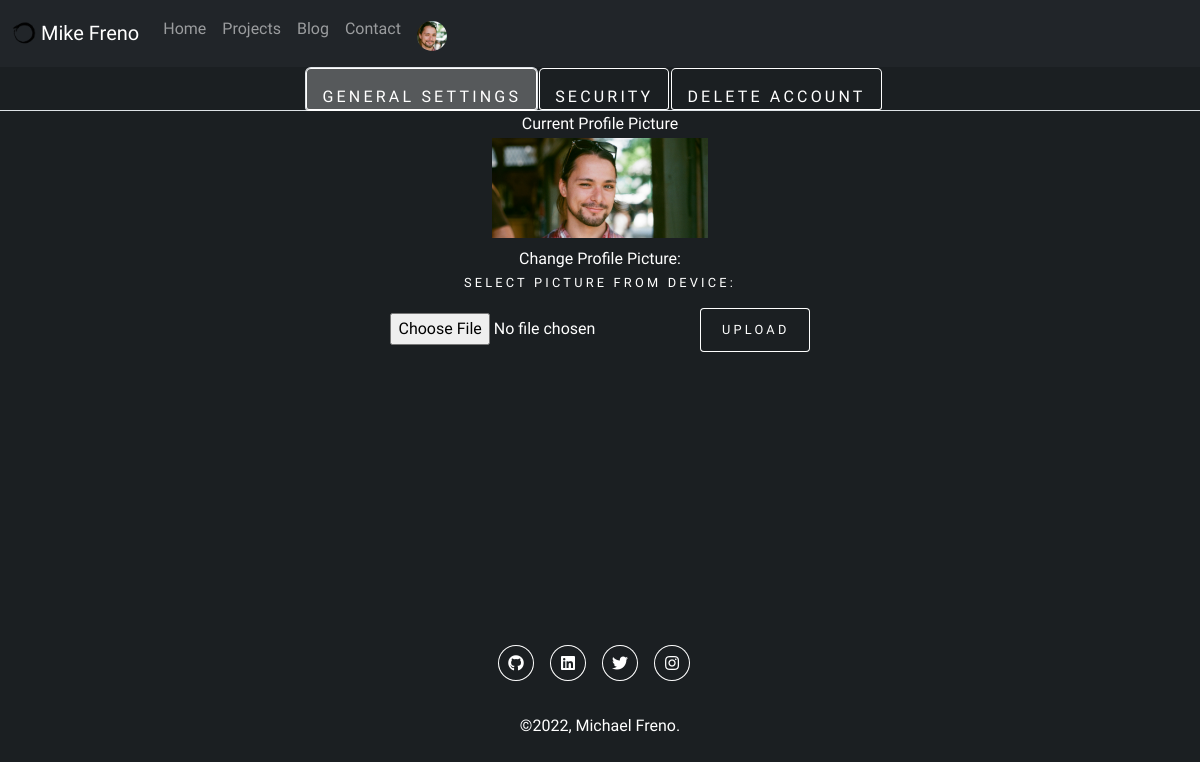
The app's page /settings (signed in), older data.
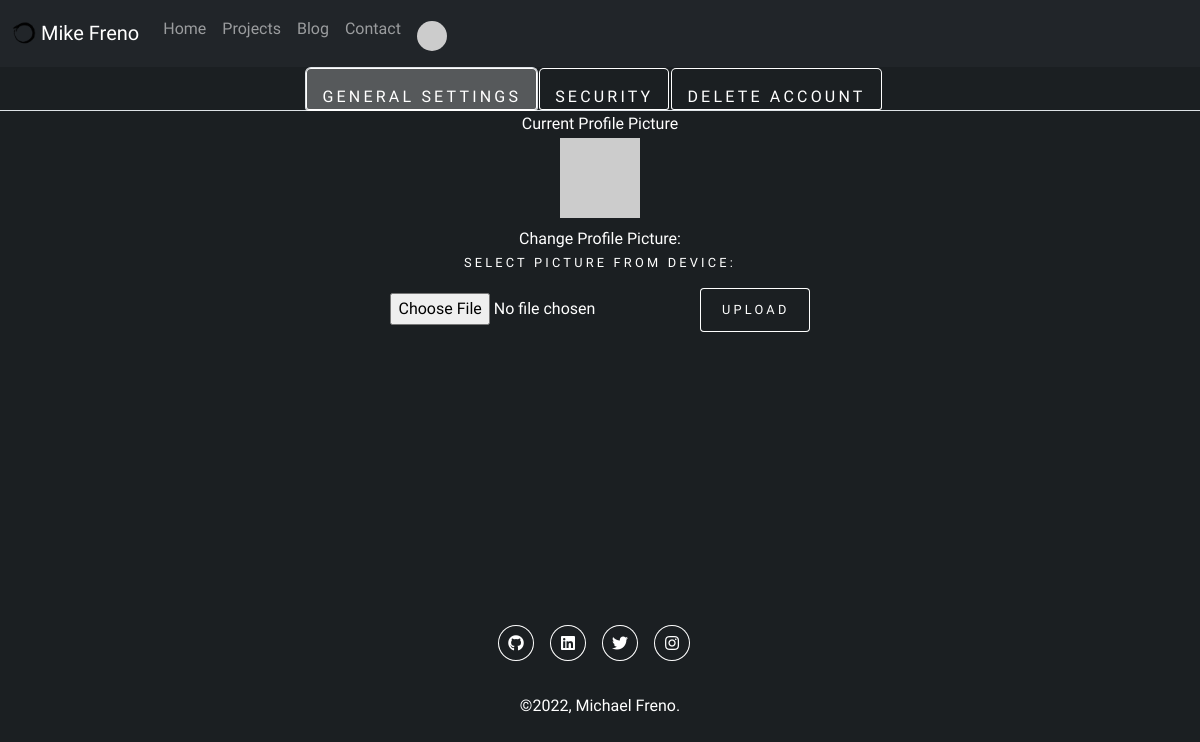
The same page, newer data.
### main.py (models this page shows)
class User(UserMixin, db.Model):
    __tablename__ = "users"
    id = db.Column(db.Integer, primary_key=True)
    email = db.Column(db.String(128), unique=True)
    password = db.Column(db.String(512))
    name = db.Column(db.String(128))
    profile_picture = db.Column(db.String(256), nullable=True)
    posts = relationship("BlogPost", back_populates="author")
    comments = relationship("Comment", back_populates="author", lazy='dynamic', )
    projects = relationship("Project", back_populates="author")

### main.py (the view, shortened to what this page needs)
@app.route('/settings', methods=['GET', 'POST'])
@login_required
def settings():
    picture_form = PPForm()
    password_form = ChangePasswordForm()
    delete_form = DeleteProfileForm()
    if delete_form.validate_on_submit():
        if check_password_hash(current_user.password, delete_form.password.data):
            db.session.delete(current_user)
            db.session.commit()
            flash('Account Deleted')
            return redirect(url_for('home'))
    return render_template('settings.html', logged_in=current_user.is_authenticated, year=date.today().year,
                           user=current_user, picture_form=picture_form, password_form=password_form,
                           delete_form=delete_form, page="Settings")

### main.py
class PPForm(FlaskForm):
    submit = SubmitField("Upload")

class ChangePasswordForm(FlaskForm):
    confirm_old_password = PasswordField("Confirm Current Password", validators=[DataRequired()])
    new_password = PasswordField("New Password", validators=[DataRequired(), Length(min=8)])
    confirm_new_password = PasswordField("Confirm New Password", validators=[DataRequired()])
    submit = SubmitField("Change Password")

### main.py (called while the page is built)
@login_manager.user_loader
def load_user(user_id):
    return User.query.get(int(user_id))

### templates/settings.html (shortened to what this page needs)
{% include "header.html" %}
<nav class="navbar sticky-top navbar-expand-lg navbar-dark bg-dark">
  <div class="container-fluid">
    <a class="navbar-brand" href="{{url_for('home')}}" style="border-bottom: none;">
      <img src="{{ url_for('static', filename='images/favicon.ico')}}" alt="Logo" width="24" height="24" class="d-inline-block align-text-top">
      Mike Freno</a>
    <div class="collapse navbar-collapse" id="navbarNavDropdown">
      <ul class="navbar-nav mt-auto">
        <li class="nav-item">
          <a class="nav-link" aria-current="page" href="{{url_for('home')}}" style="border-bottom: none;">Home</a>
        </li>
        <li class="nav-item">
          <a class="nav-link" aria-current="page" href="{{url_for('projects')}}" style="border-bottom: none;">Projects</a>
        </li>
        <li class="nav-item">
          <a class="nav-link" href="{{url_for('blog')}}" style="border-bottom: none;">Blog</a>
        </li>
        <li class="nav-item">
          <a class="nav-link" href="{{url_for('contact')}}" style="border-bottom: none;">Contact</a>
        </li>
        <li class="nav-item dropdown">
          <a class="nav-link dropdown-toggle-end active" href="#" role="button" data-bs-toggle="dropdown" aria-expanded="false" style="border-bottom: none;">
            {% if logged_in: %}
              <div class="accountImage me-auto">
                {% if user.profile_picture==None %}
                  <img src="{{ user.email | gravatar }}"/><br>
                {% else %}
                  <img src="{{ user.profile_picture }}" class="accountImageCropped"/><br>
              {% endif %}
              </div>{% endif %}
          </a>
        </li>
      </ul>
    </div>
  </div>
</nav>
<div class="row text-center">
  <ul class="nav nav-tabs justify-content-center" id="myTab" role="tablist" >
    <li class="nav-item" role="presentation">
      <button class="nav-link active" id="home-tab" data-bs-toggle="tab" data-bs-target="#home-tab-pane" type="button" role="tab" aria-controls="home-tab-pane" aria-selected="true">General Settings</button>
    </li>
    <li class="nav-item" role="presentation">
      <button class="nav-link" id="profile-tab" data-bs-toggle="tab" data-bs-target="#profile-tab-pane" type="button" role="tab" aria-controls="profile-tab-pane" aria-selected="false">Security</button>
    </li>
    <li class="nav-item" role="presentation">
      <button class="nav-link" id="contact-tab" data-bs-toggle="tab" data-bs-target="#contact-tab-pane" type="button" role="tab" aria-controls="contact-tab-pane" aria-selected="false">Delete Account</button>
    </li>
  </ul>
  <div class="tab-content" id="myTabContent">
    <div class="tab-pane fade show active" id="home-tab-pane" role="tabpanel" aria-labelledby="home-tab" tabindex="0" >
      Current Profile Picture<br>
      {% if user.profile_picture==None %}
        <img src="{{ user.email | gravatar }}"/><br>
      {% else %}
        <img src="{{ user.profile_picture }}" class="accountImageFull"/><br>
      {% endif %}
      Change Profile Picture:
      <form id='form1' action="" method="post" enctype="multipart/form-data" novalidate>
        <div class="form-group" >
          <label for="img">Select Picture from device:</label>
          <input type="file" id="img" name="file" accept="image/*" >
          {{ picture_form.submit(class_="btn btn-dark") }}
         </div>
      </form>
    </div>
    </div>
</div>
{% include "footer.html" %}

### templates/header.html (shortened to what this page needs)
<!DOCTYPE html>
<html lang="en" xmlns="http://www.w3.org/1999/html">
<head>
    <link href="https://cdn.jsdelivr.net/npm/bootstrap@5.2.2/dist/css/bootstrap.min.css" rel="stylesheet">
    <link href="{{ url_for('static', filename='css/styles.css')}}" rel="stylesheet">
    <link rel="stylesheet" href="{{ url_for('static', filename='assets/css/main.css')}}" />
</head>
<body>

### templates/footer.html (shortened to what this page needs)
<footer><br><br>
    <br>
    <div class="container">
        <div class="row text-center">
            <ul class="icons">
                <li><a href="https://github.com/MikeFreno/" id="gh_logo" class="icon brands fa-github"><span class="label">GitHub</span></a></li>
                <li><a href="https://www.linkedin.com/in/michael-freno-4711bb246/" id="li_logo" class="icon brands fa-linkedin"><span class="label">LinkedIn</span></a></li>
                <li><a href="https://twitter.com/frenomike/" class="icon brands fa-twitter" id="tw_logo"><span class="label" >Twitter</span></a></li>
                <li><a href="https://instagram.com/mikefreno" class="icon brands fa-instagram" id="ig_logo"><span class="label" >Instagram</span></a></li>
            </ul>
            <p class="copyright">&copy;{{year}}, Michael Freno.</p>
        </div>
    </div>
    </footer>
    </body>
</html>

### static/css/styles.css (style rules this page uses)
.accountImage { width:30px; margin-top:5px; margin-right:5px; height:100%; float:left; }
.accountImage img { width:100%; border-radius:50%; }
nav-tabs .nav-item.show .nav-link,.nav-tabs .nav-link.active { color: var(--bs-nav-tabs-link-active-color); background-color: var(--bs-nav-tabs-link-active-bg); background-color: #ffffff42; border-color: var(--bs-nav-tabs-link-active-border-color) }

### static/assets/css/main.css (style rules this page uses)
html, body, div, span, applet, object, iframe, h1, h2, h3, h4, h5, h6, p, blockquote, pre, a, abbr, acronym, address, big, cite, code, del, dfn, em, img, ins, kbd, q, s, samp, small, strike, strong, sub, sup, tt, var, b, u, i, center, dl, dt, dd, ol, ul, li, fieldset, form, label, legend, table, caption, tbody, tfoot, thead, tr, th, td, article, aside, canvas, details, embed, figure, figcaption, footer, header, hgroup, menu, nav, output, ruby, section, summary, time, mark, audio, video { margin: 0; padding: 0; border: 0; font-size: 100%; font: inherit; vertical-align: baseline; }
article, aside, details, figcaption, figure, footer, header, hgroup, menu, nav, section { display: block; }
body { line-height: 1; }
ol, ul { list-style: none; }
body { -webkit-text-size-adjust: none; }
input, select, textarea { -moz-appearance: none; -webkit-appearance: none; -ms-appearance: none; appearance: none; }
html { box-sizing: border-box; }
*, *:before, *:after { box-sizing: inherit; }
body { background: #1b1f22; }
html { font-size: 16pt; }
@media screen and (max-width: 1680px) { html { font-size: 12pt; } }
body, input, select, textarea { color: #ffffff; font-family: "Source Sans Pro", sans-serif; font-weight: 300; font-size: 1rem; line-height: 1.65; }
a { -moz-transition: color 0.2s ease-in-out, background-color 0.2s ease-in-out, border-bottom-color 0.2s ease-in-out; -webkit-transition: color 0.2s ease-in-out, background-color 0.2s ease-in-out, border-bottom-color 0.2s ease-in-out; -ms-transition: color 0.2s ease-in-out, background-color 0.2s ease-in-out, border-bottom-color 0.2s ease-in-out; transition: color 0.2s ease-in-out, background-color 0.2s ease-in-out, border-bottom-color 0.2s ease-in-out; border-bottom: dashed 1px rgba(255, 255, 255, 0.5); text-decoration: none; color: inherit; }
p { margin: 0 0 2rem 0; }
form { margin: 0 0 2rem 0; }
form > :last-child { margin-bottom: 0; }
label { color: #ffffff; display: block; font-size: 0.8rem; font-weight: 300; letter-spacing: 0.2rem; line-height: 1.5; margin: 0 0 1rem 0; text-transform: uppercase; }
.icon { text-decoration: none; border-bottom: none; position: relative; }
.icon:before { -moz-osx-font-smoothing: grayscale; -webkit-font-smoothing: antialiased; display: inline-block; font-style: normal; font-variant: normal; text-rendering: auto; line-height: 1; text-transform: none !important; font-family: 'Font Awesome 5 Free'; font-weight: 400; }
.icon:before { line-height: inherit; }
.icon.brands:before { font-family: 'Font Awesome 5 Brands'; }
ul { list-style: disc; margin: 0 0 2rem 0; padding-left: 1em; }
ul li { padding-left: 0em; }
ul.icons { cursor: default; list-style: none; padding-left: 0; }
ul.icons li { display: inline-block; padding: 0 0.75em 0 0; }
ul.icons li:last-child { padding-right: 0; }
ul.icons li a { border-radius: 100%; box-shadow: inset 0 0 0 1px #ffffff; display: inline-block; height: 2.25rem; line-height: 2.25rem; text-align: center; width: 2.25rem; }
input[type="submit"], input[type="reset"], input[type="button"], button, .button { -moz-appearance: none; -webkit-appearance: none; -ms-appearance: none; appearance: none; -moz-transition: background-color 0.2s ease-in-out, color 0.2s ease-in-out; -webkit-transition: background-color 0.2s ease-in-out, color 0.2s ease-in-out; -ms-transition: background-color 0.2s ease-in-out, color 0.2s ease-in-out; transition: background-color 0.2s ease-in-out, color 0.2s ease-in-out; background-color: transparent; border-radius: 4px; border: 0; box-shadow: inset 0 0 0 1px #ffffff; color: #ffffff !important; cursor: pointer; display: inline-block; font-size: 0.8rem; font-weight: 300; height: 2.75rem; letter-spacing: 0.2rem; line-height: 2.75rem; outline: 0; padding: 0 1.25rem 0 1.35rem; text-align: center; text-decoration: none; text-transform: uppercase; white-space: nowrap; }
input[type="submit"], input[type="reset"], input[type="button"], button { line-height: calc(2.75rem - 2px); }

Row changes from the older to the newer data that the page shows:
no longer on this page (row edited): User: profile_picture (picture)
